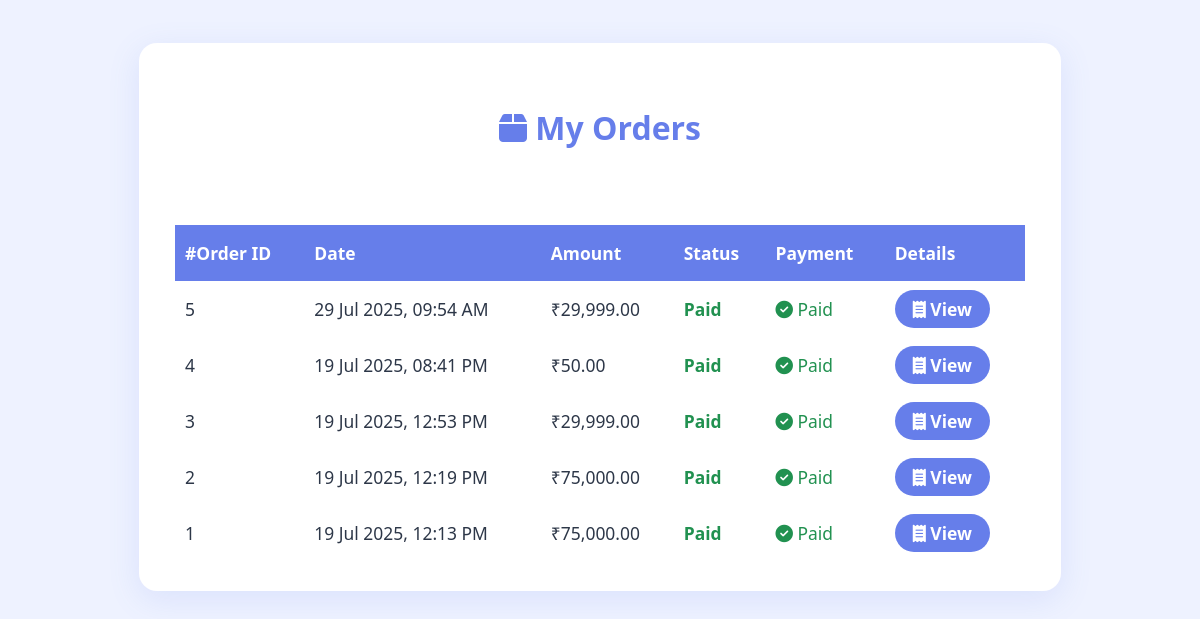
Screenshot of /orders.php (signed in) with the database file from the repository.
### tables this page shows
CREATE TABLE `orders` (
  `order_id` int(11) NOT NULL,
  `user_id` int(11) NOT NULL,
  `order_date` datetime NOT NULL DEFAULT current_timestamp(),
  `total_amount` decimal(10,2) NOT NULL,
  `status` varchar(32) NOT NULL DEFAULT 'Paid',
  `razorpay_payment_id` varchar(64) DEFAULT NULL,
  `razorpay_order_id` varchar(64) DEFAULT NULL,
  `address_id` int(11) DEFAULT NULL
);

### orders.php (the view, shortened to what this page needs)
<?php
include "includes/db_connect.php";
$user_id = $_SESSION['user_id'];
$orders = mysqli_query($conn, "SELECT * FROM orders WHERE user_id=$user_id ORDER BY order_date DESC");
?>
<!DOCTYPE html>
<html>
<head>
    <link rel="stylesheet" href="https://cdnjs.cloudflare.com/ajax/libs/font-awesome/6.4.0/css/all.min.css">
    <link rel="stylesheet" href="/GrocXpress/assets/style.css">
</head>
<body>
<div class="wrap">
    <h2><i class="fas fa-box"></i> My Orders</h2>
    <?php if(mysqli_num_rows($orders) == 0): ?>
        <p style="text-align:center;">You haven't placed any orders yet.<br>
        <a href="main.php" class="btn">Start Shopping</a></p>
    <?php else: ?>
    <table class="orders-table">
        <tr>
            <th>#Order ID</th>
            <th>Date</th>
            <th>Amount</th>
            <th>Status</th>
            <th>Payment</th>
            <th>Details</th>
        </tr>
        <?php while($order = mysqli_fetch_assoc($orders)): ?>
        <tr>
            <td><?=htmlspecialchars($order['order_id'])?></td>
            <td><?=htmlspecialchars(date("d M Y, h:i A", strtotime($order['order_date'])))?></td>
            <td>₹<?=number_format($order['total_amount'],2)?></td>
            <td class="status <?=strtolower($order['status'])?>">
                <?=htmlspecialchars($order['status'])?>
            </td>
            <td><?=!empty($order['razorpay_payment_id']) ? "<span style='color:#219150'><i class='fas fa-check-circle'></i> Paid</span>" : "<span style='color:#d32f2f'><i class='fas fa-times-circle'></i> Not Paid</span>"?></td>
            <td><a href="order_detail.php?id=<?=$order['order_id']?>" class="btn"><i class="fas fa-receipt"></i> View</a></td>
        </tr>
        <?php endwhile; ?>
    </table>
    <?php endif; ?>
</div>
</body>
</html>

### assets/style.css (style rules this page uses)
body { margin: 0; padding: 0; font-family: Arial, Helvetica, sans-serif; background: var(--bg); }
:root { --bg: #ffffff; --panel: #ffffff; --text: #333333; --muted: #6c757d; --accent: #007bff; --accent-2: #0056b3; --card-shadow: 0 4px 28px 0 rgba(0,123,255,0.1); --btn-bg: linear-gradient(135deg, #007bff, #0056b3); }

### orders.php (style rules this page uses)
body { font-family: 'Segoe UI', Arial, sans-serif; background:#eef2ff; color:#2d3748; }
.wrap { max-width:850px; margin:43px auto; background:#fff; border-radius:18px; box-shadow:0 8px 32px #667eea24;padding:36px 3vw 2.5vw 3vw; }
h2 { color: #667eea; margin-bottom: 2.4em; font-size:2rem; text-align:center; }
.orders-table { width:100%; border-collapse:collapse; }
.orders-table th,.orders-table td { padding:16px 10px; text-align:left; font-size:1.09em; }
.orders-table th { background:#667eea; color:#fff; font-weight:700; }
.orders-table tr { transition:background .14s; }
.orders-table td.status { font-weight: bold; }
.orders-table td.paid { color: #219150; }
.btn { background:#667eea;color:#fff;text-decoration:none; font-weight:700;padding:7px 18px;border-radius:22px; }

### rows the page displays
orders: order_id "5", order_date "29 Jul 2025, 09:54 AM", total_amount "29,999.00", status "Paid"
orders: order_id "4", order_date "19 Jul 2025, 08:41 PM", total_amount "50.00", status "Paid"
orders: order_id "3", order_date "19 Jul 2025, 12:53 PM", total_amount "29,999.00", status "Paid"
orders: order_id "2", order_date "19 Jul 2025, 12:19 PM", total_amount "75,000.00", status "Paid"
orders: order_id "1", order_date "19 Jul 2025, 12:13 PM", total_amount "75,000.00", status "Paid"
